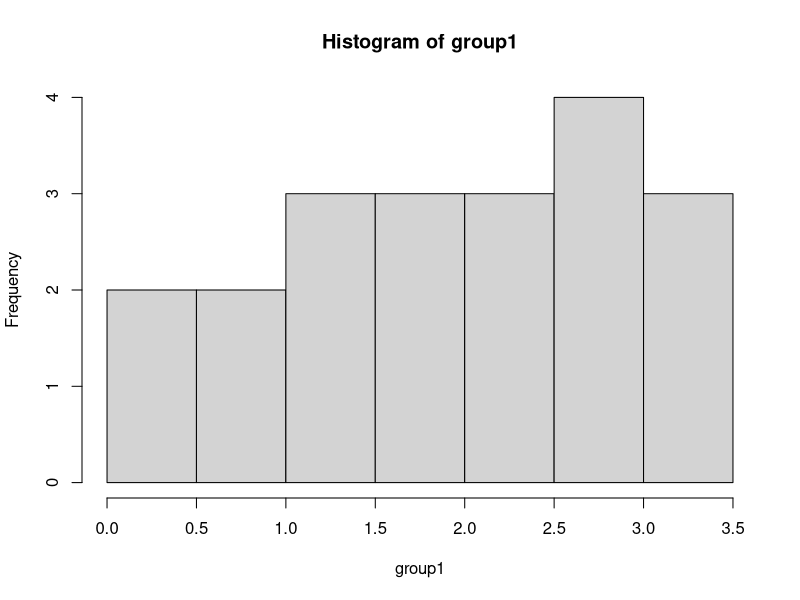
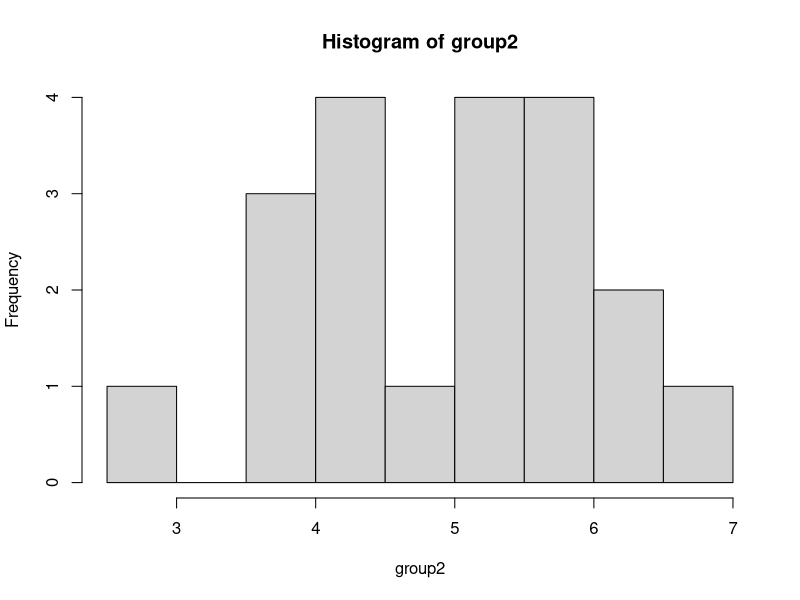
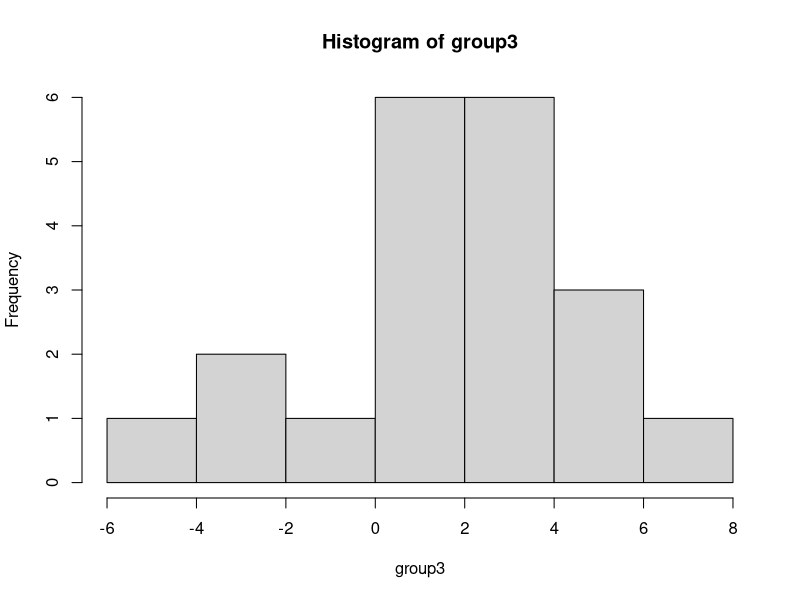
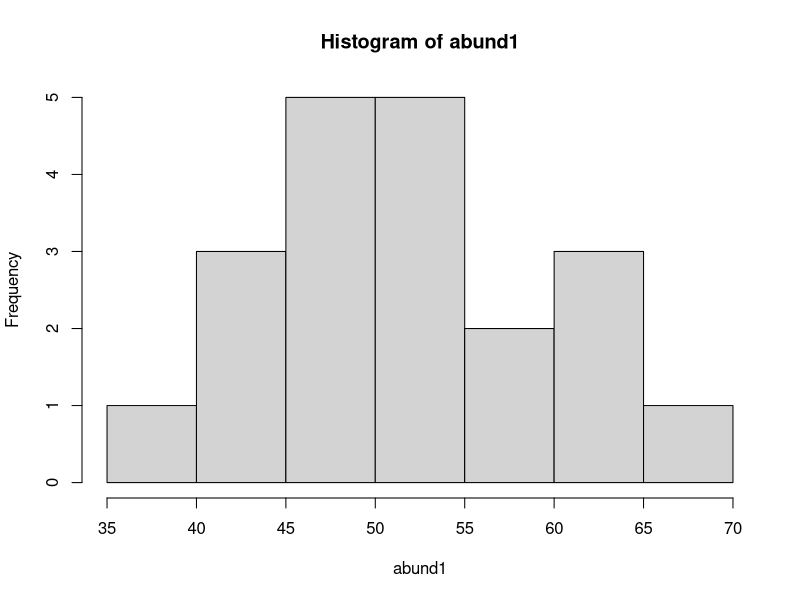
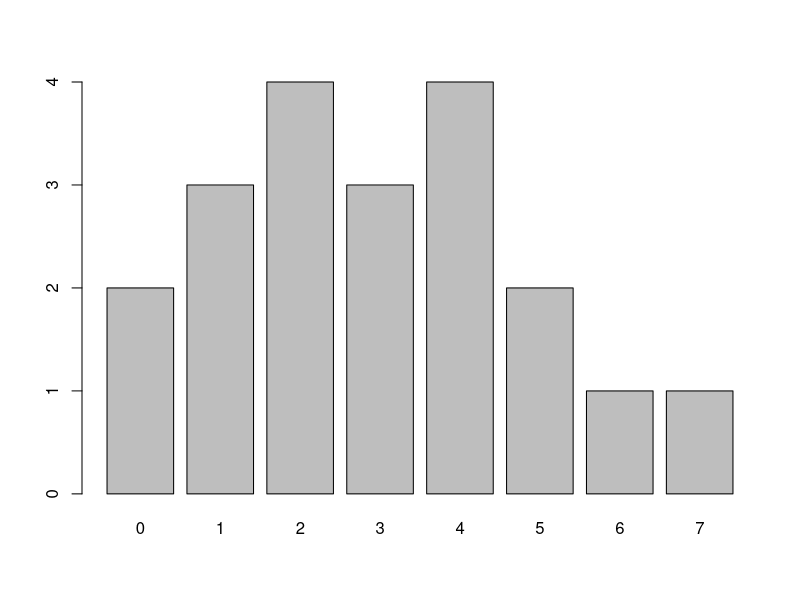
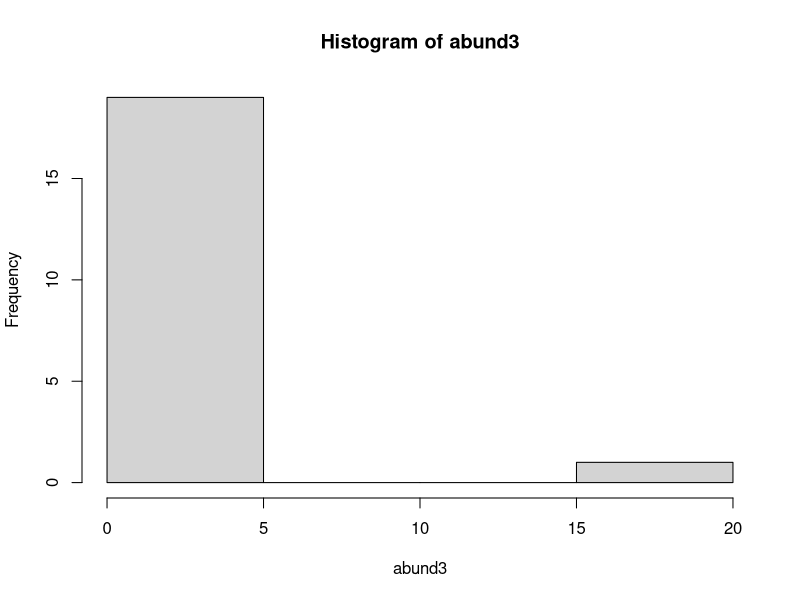
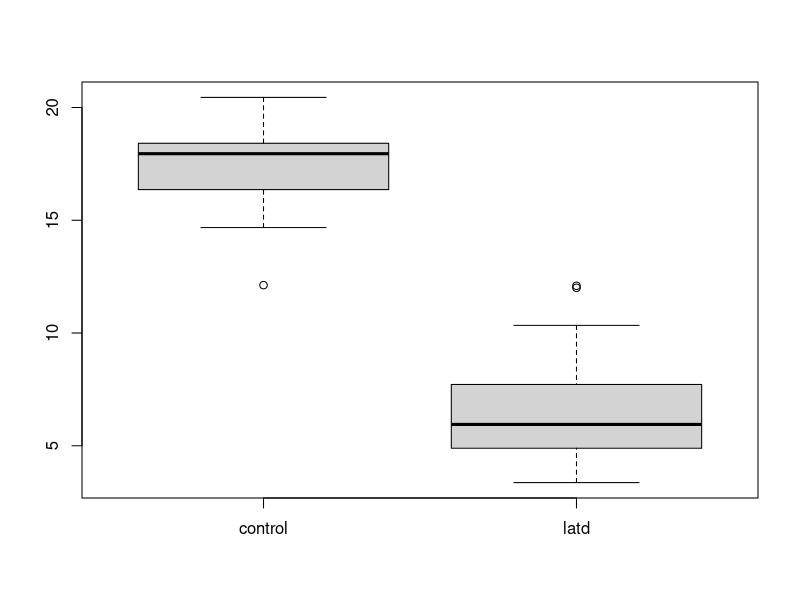

Recreate these plots in R, in order.
# David C. Green
# 03_16_22
# Data simulation

library(boot)

# ---------------------------------------------------------------------
#normally distributed data
# for t-test or ANOVA

# simulate groups with 20 obs
group1 <- rnorm(n = 20, mean = 2, sd = 1)
hist(group1)

# change some parameters
group2 <- rnorm(n = 20, mean = 5, sd = 1)
group3 <- rnorm(n = 20, mean = 2, sd = 3)
hist(group2)
hist(group3)

# ---------------------------------------------------------------------
# linear regression data

# assume intercept of 0
# slope = beta1
# x is predictor

# constant slope
beta1 <- 1
#predictor is normally distributed
x <- rnorm(n = 20)
# linear model
y <- beta1*x

# can play with different slopes
beta2 <- 1.5
y <- beta2*x
print(y)

beta3 <- 2
y <- beta3*x
print(y)

# add covariates, can draw covariates from a different distribution

# ---------------------------------------------------------------------
# Abundance data
# use round() to remove decimals

# data is normalish
abund1 <-round(rnorm( n = 20, mean = 50, sd = 10))
hist(abund1)

# Poisson distribution
abund2 <- rpois(n = 20, lambda = 3)
barplot(table(abund2))

# sometimes the enviroment affects counts 
# to account for that, first create lambda's

# use a regression to get initial values
prelambda <- beta1+beta2*x
#inverse log 'exp()' to make lambdas positive and to convert regrssion data to poisson data
lambda <- exp(prelambda)
# use created lambdas to get counts
abund3 <- rpois(n = 20, lambda = lambda)
hist(abund3)

# ---------------------------------------------------------------------
# Occupancy data

# get probs from beta distribution
probs <- rbeta(n =20, shape= 1, shape2 = 1)
occ1 <- rbinom(n=20, size = 1, prob = probs)
print(occ1)

# occupancy with a covariant
# similar to above, except we're generating probabilities not lambdas

preprobs2 <- beta1+beta2*x

# convert to 0-1 scale
psi <- inv.logit(preprobs2)
# create new occupany values
occ2 <- rbinom(n = 20, size = 1, prob = psi)
print(occ2)



# ---------------------------------------------------------------------
# ASSIGNMENT

control <- rnorm(n = 28, mean = 17, sd = 2) 
latd <- rnorm(n = 28, mean = 6, sd = 2)
df <- data.frame(control, latd)
t_test <- t.test(latd, control)
print(t_test)
boxplot(df)


